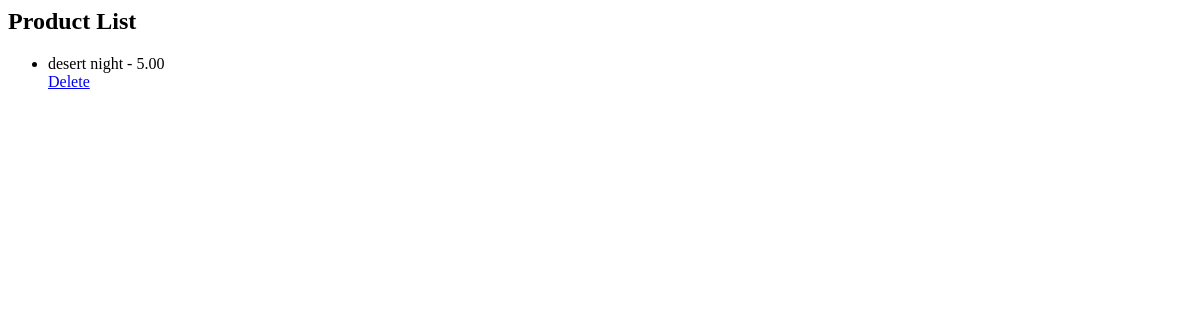
The app's page /, older data.
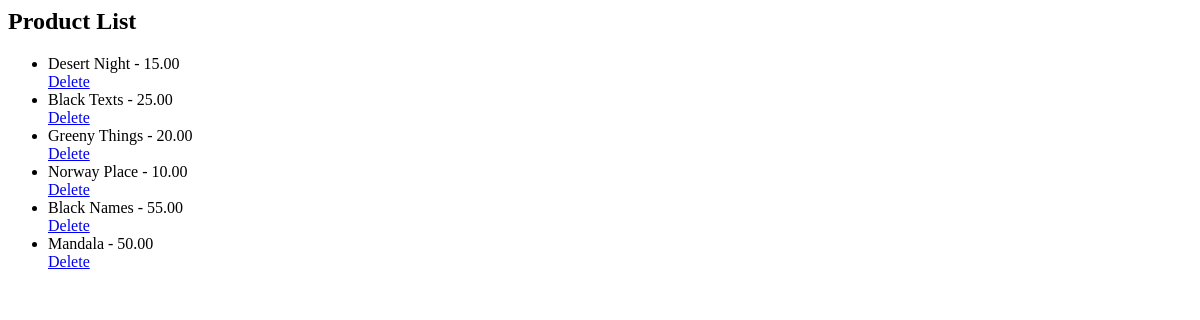
The same page, newer data.
### nafisas_canvas_app/models.py (models this page shows)
class Product(models.Model):
    category = models.ForeignKey(Category, on_delete=models.CASCADE, default='')
    name = models.CharField(max_length=100)
    description = models.TextField(blank=True, default='')  # Allow blank descriptions
    price = models.DecimalField(max_digits=8, decimal_places=2)
    stock_quantity = models.IntegerField(default=0)  # Default stock quantity to 0
    created_at = models.DateTimeField(auto_now_add=True)
    updated_at = models.DateTimeField(auto_now=True)
    image = models.ImageField(upload_to='product_images/', blank=True, null=True)

### nafisas_canvas_app/views.py (the view)
# urls.py: path('', views.product_list, name='product_list'),  # Assuming you have a product list view
def product_list(request):
    products = Product.objects.all()
    return render(request, 'product_list.html', {'products': products})

### nafisas_canvas_app/templates/product_list.html
<h2>Product List</h2>
<ul>
    {% for product in products %}
    <li>{{ product.name }} - {{ product.price }}</li>
    <a href="{% url 'delete_product' product.id %}">Delete</a>
    {% endfor %}
</ul>

Row changes from the older to the newer data that the page shows:
changed Product: name "desert night" → "Desert Night"; price "5.00" → "15.00"
added Product: name "Black Texts", price "25.00"
added Product: name "Greeny Things", price "20.00"
added Product: name "Norway Place", price "10.00"
added Product: name "Black Names", price "55.00"
added Product: name "Mandala", price "50.00"
